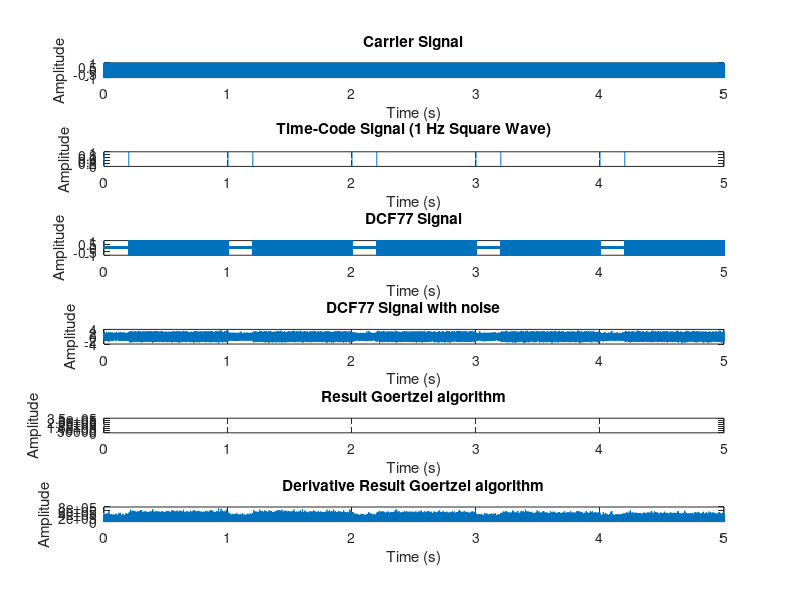

Write MATLAB code to recreate this figure.
clear;
close all;
clc;

%% Parameter Section

%Sampling parameters
fs = 200e3; %Sampling frequency in Hz
duration = 5; %Sampling duration in s

%AWGN-Channel parameters
awgn_snr = 0; %SNR of the AWGN-channel in dB



%% Signal Creation Section

%Create time vector
t = 0:1/fs:duration;

%Create a variable with the number of samples
N_samples = length(t);

%Carrier signal (cos at 77.5kHz)
fc = 77.5e3; %Carrier frequency of the DCF77 transmitter in Hz (77.5kHz)
carrier_signal = cos(2*pi*fc*t);

%Time signal (square wave with frequency of 1Hz, 80% duty cycle, and a range from 0 to 1)
time_signal = 0.5*(square(-2*pi*1*t, 80) + 1);

%Create the DCF77 signal by using Amplitude Modulation (carrier is reduced to 15% during the gap)
dcf77_signal = (0.85*time_signal + 0.15) .* carrier_signal;



%% AWGN-Channel Section

%Add noise by passing the DCF77 signal through an AWGN-Channel
dcf77_signal_noise = awgn(dcf77_signal, awgn_snr, 'measured');



%% Goertzel Section

%Goertzel parameters
goertzel_N = N_samples;                             % Length of signal
goertzel_k = round(fc * goertzel_N / fs);           % Bin index corresponding to carrier frequency
goertzel_omega = (2*pi*goertzel_k) / goertzel_N;    % Frequency bin
goertzel_coeff = 2*cos(goertzel_omega);             % Goertzel coefficient

%Initialize Goertzel variables
s_prev = 0;
s_prev2 = 0;
goertzel_magnitude_vec = zeros(1, goertzel_N);

%Goertzel algorithm execution
for n = 1:goertzel_N
    s = dcf77_signal_noise(n) + goertzel_coeff * s_prev - s_prev2;
    s_prev2 = s_prev;
    s_prev = s;
    goertzel_magnitude_vec(n) = sqrt(s_prev^2 + s_prev2^2 - goertzel_coeff * s_prev * s_prev2);
end



%% Derivative Section

dt = t(2) - t(1);
derivative = diff(goertzel_magnitude_vec) / dt;
derivative_time = t(1:end-1);



%% FFT Section

fft_N = length(t); %Number of samples
fft_freq = (-fft_N/2:fft_N/2-1)*(fs/fft_N); %Frequency vector


dcf77_signal_fft = fft(dcf77_signal); %FFT of DCF77 signal
dcf77_signal_fft = dcf77_signal_fft / fft_N; %Adjust FFT gain of DCF77 signal
dcf77_signal_fft = fftshift(dcf77_signal_fft); %Shift FFT of DCF77 signal

dcf77_signal_noise_fft = fft(dcf77_signal_noise); %FFT of DCF77 signal
dcf77_signal_noise_fft = dcf77_signal_noise_fft / fft_N;
dcf77_signal_noise_fft = fftshift(dcf77_signal_noise_fft); %Shifted FFT of DCF77 signal



%% Plot Section

%Time-Domain plots
figure
subplot(6,1,1);
plot(t, carrier_signal);
title('Carrier Signal');
xlabel('Time (s)');
ylabel('Amplitude');

subplot(6,1,2);
plot(t, time_signal);
title('Time-Code Signal (1 Hz Square Wave)');
xlabel('Time (s)');
ylabel('Amplitude');

subplot(6,1,3);
plot(t, dcf77_signal);
title('DCF77 Signal');
xlabel('Time (s)');
ylabel('Amplitude');

subplot(6,1,4);
plot(t, dcf77_signal_noise);
title('DCF77 Signal with noise');
xlabel('Time (s)');
ylabel('Amplitude');

subplot(6,1,5);
plot(t, goertzel_magnitude_vec);
title('Result Goertzel algorithm');
xlabel('Time (s)');
ylabel('Amplitude');

subplot(6,1,6);
plot(derivative_time, abs(derivative));
title('Derivative Result Goertzel algorithm');
xlabel('Time (s)');
ylabel('Amplitude');

% %Frequency-Domain plots
% figure
% subplot(2, 1, 1);
% plot(fft_freq, abs(dcf77_signal_fft));
% title('Amplitude Spectrum of the DCF77 signal');
% xlabel('Frequency (Hz)');
% ylabel('|DCF77(f)|');
% 
% subplot(2, 1, 2);
% plot(fft_freq, abs(dcf77_signal_noise_fft));
% title('Amplitude Spectrum of the DCF77 signal after AWGN-Channel');
% xlabel('Frequency (Hz)');
% ylabel('|DCF77-AWGN(f)|');